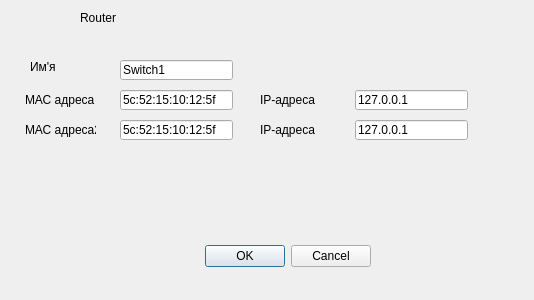
<?xml version="1.0" encoding="UTF-8"?>
<ui version="4.0">
 <class>routersetting</class>
 <widget class="QDialog" name="routersetting">
  <property name="geometry">
   <rect>
    <x>0</x>
    <y>0</y>
    <width>534</width>
    <height>300</height>
   </rect>
  </property>
  <property name="windowTitle">
   <string>Dialog</string>
  </property>
  <widget class="QDialogButtonBox" name="buttonBox">
   <property name="geometry">
    <rect>
     <x>30</x>
     <y>240</y>
     <width>341</width>
     <height>32</height>
    </rect>
   </property>
   <property name="orientation">
    <enum>Qt::Horizontal</enum>
   </property>
   <property name="standardButtons">
    <set>QDialogButtonBox::Cancel|QDialogButtonBox::Ok</set>
   </property>
  </widget>
  <widget class="QLineEdit" name="lineEdit_2">
   <property name="geometry">
    <rect>
     <x>120</x>
     <y>90</y>
     <width>113</width>
     <height>20</height>
    </rect>
   </property>
   <property name="text">
    <string>5c:52:15:10:12:5f</string>
   </property>
  </widget>
  <widget class="QLabel" name="label">
   <property name="geometry">
    <rect>
     <x>80</x>
     <y>10</y>
     <width>311</width>
     <height>16</height>
    </rect>
   </property>
   <property name="text">
    <string>Router</string>
   </property>
  </widget>
  <widget class="QLabel" name="label_2">
   <property name="geometry">
    <rect>
     <x>30</x>
     <y>60</y>
     <width>46</width>
     <height>13</height>
    </rect>
   </property>
   <property name="text">
    <string>Им'я</string>
   </property>
  </widget>
  <widget class="QLabel" name="label_3">
   <property name="geometry">
    <rect>
     <x>25</x>
     <y>90</y>
     <width>71</width>
     <height>20</height>
    </rect>
   </property>
   <property name="text">
    <string>МАС адреса</string>
   </property>
  </widget>
  <widget class="QLineEdit" name="lineEdit">
   <property name="geometry">
    <rect>
     <x>120</x>
     <y>60</y>
     <width>113</width>
     <height>20</height>
    </rect>
   </property>
   <property name="text">
    <string>Switch1</string>
   </property>
  </widget>
  <widget class="QLabel" name="label_4">
   <property name="geometry">
    <rect>
     <x>25</x>
     <y>120</y>
     <width>71</width>
     <height>20</height>
    </rect>
   </property>
   <property name="text">
    <string>МАС адреса2 </string>
   </property>
  </widget>
  <widget class="QLineEdit" name="lineEdit_3">
   <property name="geometry">
    <rect>
     <x>120</x>
     <y>120</y>
     <width>113</width>
     <height>20</height>
    </rect>
   </property>
   <property name="text">
    <string>5c:52:15:10:12:5f</string>
   </property>
  </widget>
  <widget class="QLabel" name="label_5">
   <property name="geometry">
    <rect>
     <x>260</x>
     <y>90</y>
     <width>71</width>
     <height>20</height>
    </rect>
   </property>
   <property name="text">
    <string>IP-адреса</string>
   </property>
  </widget>
  <widget class="QLineEdit" name="lineEdit_4">
   <property name="geometry">
    <rect>
     <x>355</x>
     <y>90</y>
     <width>113</width>
     <height>20</height>
    </rect>
   </property>
   <property name="text">
    <string>127.0.0.1</string>
   </property>
  </widget>
  <widget class="QLineEdit" name="lineEdit_5">
   <property name="geometry">
    <rect>
     <x>355</x>
     <y>120</y>
     <width>113</width>
     <height>20</height>
    </rect>
   </property>
   <property name="text">
    <string>127.0.0.1</string>
   </property>
  </widget>
  <widget class="QLabel" name="label_6">
   <property name="geometry">
    <rect>
     <x>260</x>
     <y>120</y>
     <width>71</width>
     <height>20</height>
    </rect>
   </property>
   <property name="text">
    <string>IP-адреса</string>
   </property>
  </widget>
 </widget>
 <resources/>
 <connections>
  <connection>
   <sender>buttonBox</sender>
   <signal>accepted()</signal>
   <receiver>routersetting</receiver>
   <slot>accept()</slot>
   <hints>
    <hint type="sourcelabel">
     <x>248</x>
     <y>254</y>
    </hint>
    <hint type="destinationlabel">
     <x>157</x>
     <y>274</y>
    </hint>
   </hints>
  </connection>
  <connection>
   <sender>buttonBox</sender>
   <signal>rejected()</signal>
   <receiver>routersetting</receiver>
   <slot>reject()</slot>
   <hints>
    <hint type="sourcelabel">
     <x>316</x>
     <y>260</y>
    </hint>
    <hint type="destinationlabel">
     <x>286</x>
     <y>274</y>
    </hint>
   </hints>
  </connection>
 </connections>
</ui>
